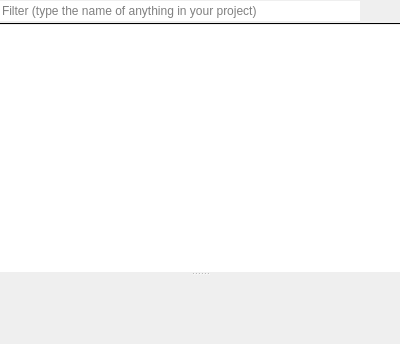
<?xml version="1.0" encoding="UTF-8"?>
<ui version="4.0">
 <class>cheatSheet</class>
 <widget class="QWidget" name="cheatSheet">
  <property name="geometry">
   <rect>
    <x>0</x>
    <y>0</y>
    <width>400</width>
    <height>344</height>
   </rect>
  </property>
  <property name="windowTitle">
   <string>Form</string>
  </property>
  <layout class="QVBoxLayout" name="verticalLayout_2">
   <property name="spacing">
    <number>0</number>
   </property>
   <property name="leftMargin">
    <number>0</number>
   </property>
   <property name="topMargin">
    <number>0</number>
   </property>
   <property name="rightMargin">
    <number>0</number>
   </property>
   <property name="bottomMargin">
    <number>0</number>
   </property>
   <item>
    <layout class="QHBoxLayout" name="horizontalLayout">
     <property name="spacing">
      <number>0</number>
     </property>
     <item>
      <widget class="QLineEdit" name="txtFilter">
       <property name="styleSheet">
        <string notr="true"/>
       </property>
       <property name="frame">
        <bool>false</bool>
       </property>
       <property name="placeholderText">
        <string>Filter (type the name of anything in your project)</string>
       </property>
       <property name="clearButtonEnabled">
        <bool>true</bool>
       </property>
      </widget>
     </item>
     <item>
      <widget class="QPushButton" name="btnShowList">
       <property name="text">
        <string/>
       </property>
       <property name="icon">
        <iconset theme="go-bottom">
         <normaloff/>
        </iconset>
       </property>
       <property name="checkable">
        <bool>true</bool>
       </property>
       <property name="flat">
        <bool>true</bool>
       </property>
      </widget>
     </item>
    </layout>
   </item>
   <item>
    <widget class="Line" name="line">
     <property name="frameShadow">
      <enum>QFrame::Plain</enum>
     </property>
     <property name="lineWidth">
      <number>0</number>
     </property>
     <property name="orientation">
      <enum>Qt::Horizontal</enum>
     </property>
    </widget>
   </item>
   <item>
    <widget class="QSplitter" name="splitter">
     <property name="orientation">
      <enum>Qt::Vertical</enum>
     </property>
     <widget class="QListWidget" name="list">
      <property name="sizePolicy">
       <sizepolicy hsizetype="Expanding" vsizetype="Preferred">
        <horstretch>0</horstretch>
        <verstretch>0</verstretch>
       </sizepolicy>
      </property>
      <property name="frameShape">
       <enum>QFrame::NoFrame</enum>
      </property>
     </widget>
     <widget class="QScrollArea" name="scrollArea">
      <property name="frameShape">
       <enum>QFrame::NoFrame</enum>
      </property>
      <property name="lineWidth">
       <number>0</number>
      </property>
      <property name="widgetResizable">
       <bool>true</bool>
      </property>
      <widget class="QWidget" name="scrollAreaWidgetContents">
       <property name="geometry">
        <rect>
         <x>0</x>
         <y>0</y>
         <width>400</width>
         <height>68</height>
        </rect>
       </property>
       <layout class="QVBoxLayout" name="verticalLayout">
        <property name="spacing">
         <number>0</number>
        </property>
        <property name="leftMargin">
         <number>0</number>
        </property>
        <property name="topMargin">
         <number>0</number>
        </property>
        <property name="rightMargin">
         <number>0</number>
        </property>
        <property name="bottomMargin">
         <number>0</number>
        </property>
        <item>
         <widget class="QLabel" name="view">
          <property name="sizePolicy">
           <sizepolicy hsizetype="Expanding" vsizetype="Expanding">
            <horstretch>0</horstretch>
            <verstretch>0</verstretch>
           </sizepolicy>
          </property>
          <property name="lineWidth">
           <number>0</number>
          </property>
          <property name="text">
           <string/>
          </property>
          <property name="alignment">
           <set>Qt::AlignLeading|Qt::AlignLeft|Qt::AlignTop</set>
          </property>
          <property name="wordWrap">
           <bool>true</bool>
          </property>
          <property name="textInteractionFlags">
           <set>Qt::LinksAccessibleByMouse|Qt::TextSelectableByMouse</set>
          </property>
         </widget>
        </item>
       </layout>
      </widget>
     </widget>
    </widget>
   </item>
  </layout>
 </widget>
 <resources/>
 <connections/>
</ui>
